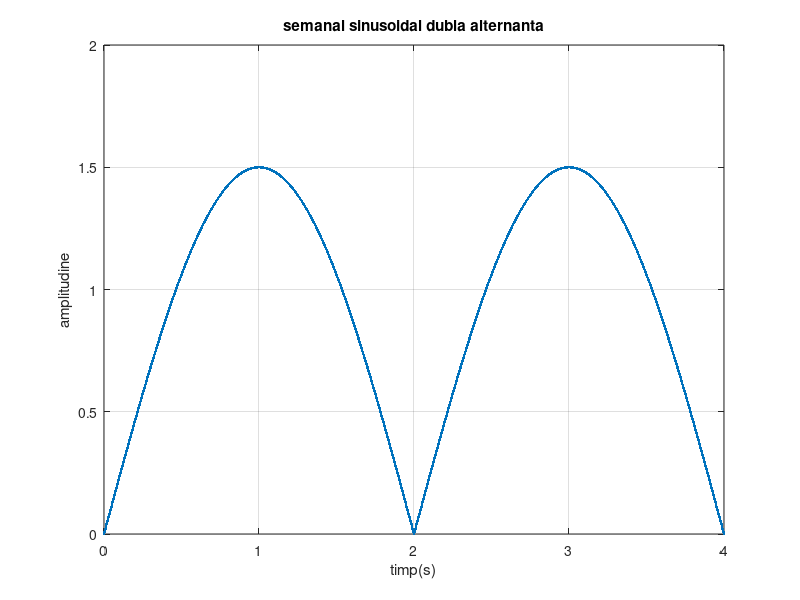
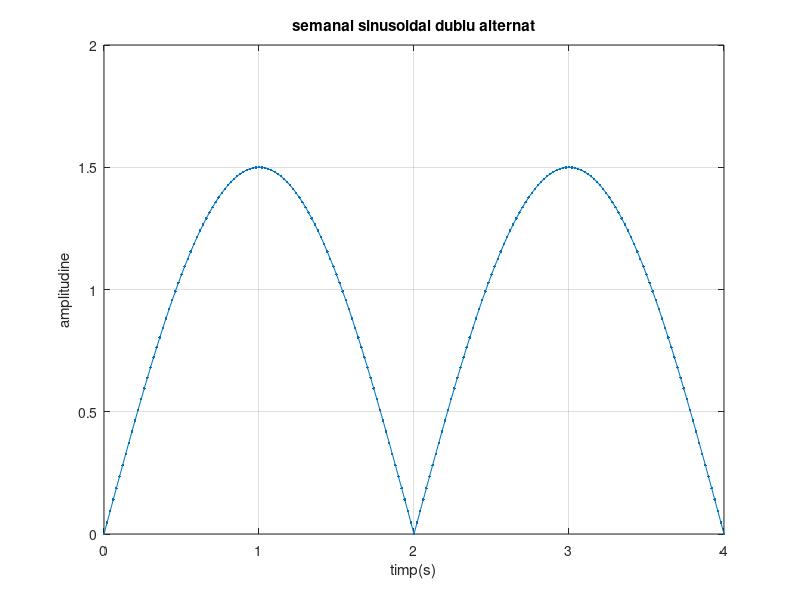
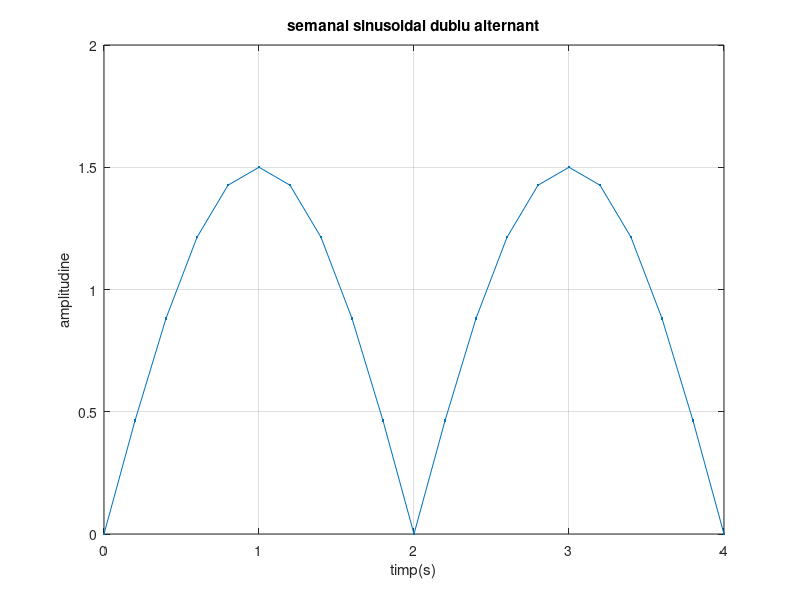

Source code (MATLAB) for these figures, in order:
figure(1);
t=0:0.002:4; % perioada de la 0 la 4 secunde cu rezolutia temporara de 2ms
Amp=1.5; %setam amplitudinea semnalului de 1,5
T=4; %perioada semnalului 
F=1/T; %frecventa 
s=Amp*sin(2*pi*F*t);
for index=1:length(s);
    if s(1,index)<0;
        s(1,index)=abs(s(1,index)); %redresare dubla alternanta
    end 
end       
plot(t,s,'.-'), xlabel('timp(s)'), ylabel('amplitudine'), title('semanal sinusoidal dubla alternanta'),grid; %afisara semnalului
figure(2);
t=0:0.02:4; % perioada de la 0 la 4 secunde cu rezolutia temporara de 20ms;
Amp=1.5;
T=4;
F=1/T;
s=Amp*sin(2*pi*F*t);
for index=1:length(s);
    if s(1,index)<0;
        s(1,index)=abs(s(1,index));
    end 
end      
plot(t,s,'.-'), xlabel('timp(s)'), ylabel('amplitudine'), title('semanal sinusoidal dublu alternat'),grid; %afisam semnalul
figure(3);
t=0:0.2:4; % perioada de la 0 la 4 secunde cu rezolutia temporara de 200ms;
Amp=1.5;
T=4;
F=1/T;
s=Amp*sin(2*pi*F*t);
for index=1:length(s);
    if s(1,index)<0;
        s(1,index)=abs(s(1,index));
    end 
end      
plot(t,s,'.-'), xlabel('timp(s)'), ylabel('amplitudine'), title('semanal sinusoidal dublu alternant'),grid; %afisam semnalul